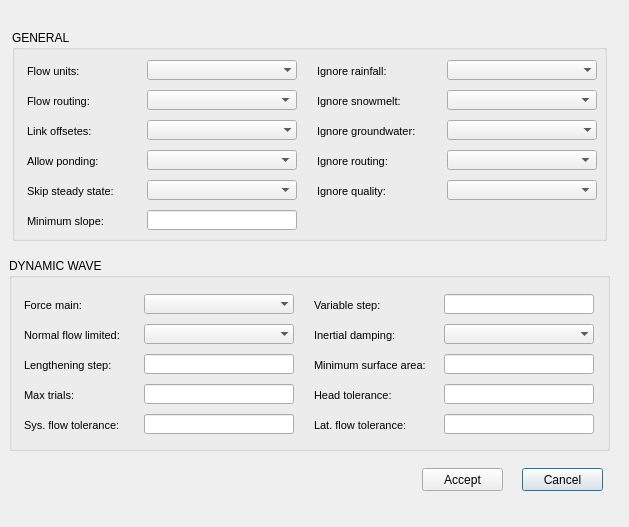
<?xml version="1.0" encoding="UTF-8"?>
<ui version="4.0">
 <class>ud_options</class>
 <widget class="QDialog" name="ud_options">
  <property name="geometry">
   <rect>
    <x>0</x>
    <y>0</y>
    <width>629</width>
    <height>527</height>
   </rect>
  </property>
  <property name="windowTitle">
   <string>Options</string>
  </property>
  <widget class="QPushButton" name="btn_cancel">
   <property name="geometry">
    <rect>
     <x>522</x>
     <y>468</y>
     <width>81</width>
     <height>23</height>
    </rect>
   </property>
   <property name="text">
    <string>Cancel</string>
   </property>
  </widget>
  <widget class="QPushButton" name="btn_accept">
   <property name="geometry">
    <rect>
     <x>422</x>
     <y>468</y>
     <width>81</width>
     <height>23</height>
    </rect>
   </property>
   <property name="text">
    <string>Accept</string>
   </property>
  </widget>
  <widget class="QGroupBox" name="groupBox">
   <property name="geometry">
    <rect>
     <x>9</x>
     <y>258</y>
     <width>601</width>
     <height>193</height>
    </rect>
   </property>
   <property name="title">
    <string>DYNAMIC WAVE</string>
   </property>
   <widget class="QLineEdit" name="lat_flow_tol">
    <property name="geometry">
     <rect>
      <x>435</x>
      <y>156</y>
      <width>150</width>
      <height>20</height>
     </rect>
    </property>
    <property name="font">
     <font>
      <italic>true</italic>
     </font>
    </property>
    <property name="text">
     <string/>
    </property>
   </widget>
   <widget class="QComboBox" name="normal_flow_limited">
    <property name="geometry">
     <rect>
      <x>135</x>
      <y>66</y>
      <width>150</width>
      <height>20</height>
     </rect>
    </property>
    <property name="autoFillBackground">
     <bool>true</bool>
    </property>
    <property name="maxVisibleItems">
     <number>8</number>
    </property>
    <property name="frame">
     <bool>false</bool>
    </property>
   </widget>
   <widget class="QLabel" name="label_sys_flow_tol">
    <property name="geometry">
     <rect>
      <x>15</x>
      <y>156</y>
      <width>121</width>
      <height>22</height>
     </rect>
    </property>
    <property name="font">
     <font>
      <pointsize>8</pointsize>
      <italic>false</italic>
     </font>
    </property>
    <property name="frameShape">
     <enum>QFrame::NoFrame</enum>
    </property>
    <property name="frameShadow">
     <enum>QFrame::Plain</enum>
    </property>
    <property name="text">
     <string>Sys. flow tolerance:</string>
    </property>
    <property name="textFormat">
     <enum>Qt::AutoText</enum>
    </property>
    <property name="scaledContents">
     <bool>false</bool>
    </property>
    <property name="alignment">
     <set>Qt::AlignLeading|Qt::AlignLeft|Qt::AlignVCenter</set>
    </property>
    <property name="margin">
     <number>3</number>
    </property>
   </widget>
   <widget class="QLineEdit" name="sys_flow_tol">
    <property name="geometry">
     <rect>
      <x>135</x>
      <y>156</y>
      <width>150</width>
      <height>20</height>
     </rect>
    </property>
    <property name="font">
     <font>
      <italic>true</italic>
     </font>
    </property>
    <property name="text">
     <string/>
    </property>
   </widget>
   <widget class="QLabel" name="label_min_surfarea">
    <property name="geometry">
     <rect>
      <x>305</x>
      <y>96</y>
      <width>127</width>
      <height>22</height>
     </rect>
    </property>
    <property name="font">
     <font>
      <pointsize>8</pointsize>
      <italic>false</italic>
     </font>
    </property>
    <property name="frameShape">
     <enum>QFrame::NoFrame</enum>
    </property>
    <property name="frameShadow">
     <enum>QFrame::Plain</enum>
    </property>
    <property name="text">
     <string>Minimum surface area:</string>
    </property>
    <property name="textFormat">
     <enum>Qt::AutoText</enum>
    </property>
    <property name="scaledContents">
     <bool>false</bool>
    </property>
    <property name="alignment">
     <set>Qt::AlignLeading|Qt::AlignLeft|Qt::AlignVCenter</set>
    </property>
    <property name="margin">
     <number>3</number>
    </property>
   </widget>
   <widget class="QLabel" name="label_max_trials">
    <property name="geometry">
     <rect>
      <x>15</x>
      <y>126</y>
      <width>118</width>
      <height>22</height>
     </rect>
    </property>
    <property name="font">
     <font>
      <pointsize>8</pointsize>
      <italic>false</italic>
     </font>
    </property>
    <property name="frameShape">
     <enum>QFrame::NoFrame</enum>
    </property>
    <property name="frameShadow">
     <enum>QFrame::Plain</enum>
    </property>
    <property name="text">
     <string>Max trials:</string>
    </property>
    <property name="textFormat">
     <enum>Qt::AutoText</enum>
    </property>
    <property name="scaledContents">
     <bool>false</bool>
    </property>
    <property name="alignment">
     <set>Qt::AlignLeading|Qt::AlignLeft|Qt::AlignVCenter</set>
    </property>
    <property name="margin">
     <number>3</number>
    </property>
   </widget>
   <widget class="QComboBox" name="force_main_equation">
    <property name="geometry">
     <rect>
      <x>135</x>
      <y>36</y>
      <width>150</width>
      <height>20</height>
     </rect>
    </property>
    <property name="autoFillBackground">
     <bool>true</bool>
    </property>
    <property name="maxVisibleItems">
     <number>8</number>
    </property>
    <property name="frame">
     <bool>false</bool>
    </property>
   </widget>
   <widget class="QLabel" name="label_lengthening_step">
    <property name="geometry">
     <rect>
      <x>15</x>
      <y>96</y>
      <width>115</width>
      <height>22</height>
     </rect>
    </property>
    <property name="font">
     <font>
      <pointsize>8</pointsize>
      <italic>false</italic>
     </font>
    </property>
    <property name="frameShape">
     <enum>QFrame::NoFrame</enum>
    </property>
    <property name="frameShadow">
     <enum>QFrame::Plain</enum>
    </property>
    <property name="text">
     <string>Lengthening step:</string>
    </property>
    <property name="textFormat">
     <enum>Qt::AutoText</enum>
    </property>
    <property name="scaledContents">
     <bool>false</bool>
    </property>
    <property name="alignment">
     <set>Qt::AlignLeading|Qt::AlignLeft|Qt::AlignVCenter</set>
    </property>
    <property name="margin">
     <number>3</number>
    </property>
   </widget>
   <widget class="QLineEdit" name="variable_step">
    <property name="geometry">
     <rect>
      <x>435</x>
      <y>36</y>
      <width>150</width>
      <height>20</height>
     </rect>
    </property>
    <property name="font">
     <font>
      <italic>true</italic>
     </font>
    </property>
    <property name="text">
     <string/>
    </property>
   </widget>
   <widget class="QLabel" name="label_head_tolerance">
    <property name="geometry">
     <rect>
      <x>305</x>
      <y>126</y>
      <width>121</width>
      <height>22</height>
     </rect>
    </property>
    <property name="font">
     <font>
      <pointsize>8</pointsize>
      <italic>false</italic>
     </font>
    </property>
    <property name="frameShape">
     <enum>QFrame::NoFrame</enum>
    </property>
    <property name="frameShadow">
     <enum>QFrame::Plain</enum>
    </property>
    <property name="text">
     <string>Head tolerance:</string>
    </property>
    <property name="textFormat">
     <enum>Qt::AutoText</enum>
    </property>
    <property name="scaledContents">
     <bool>false</bool>
    </property>
    <property name="alignment">
     <set>Qt::AlignLeading|Qt::AlignLeft|Qt::AlignVCenter</set>
    </property>
    <property name="margin">
     <number>3</number>
    </property>
   </widget>
   <widget class="QLineEdit" name="min_surfarea">
    <property name="geometry">
     <rect>
      <x>435</x>
      <y>96</y>
      <width>150</width>
      <height>20</height>
     </rect>
    </property>
    <property name="font">
     <font>
      <italic>true</italic>
     </font>
    </property>
    <property name="text">
     <string/>
    </property>
   </widget>
   <widget class="QLineEdit" name="head_tolerance">
    <property name="geometry">
     <rect>
      <x>435</x>
      <y>126</y>
      <width>150</width>
      <height>20</height>
     </rect>
    </property>
    <property name="font">
     <font>
      <italic>true</italic>
     </font>
    </property>
    <property name="text">
     <string/>
    </property>
   </widget>
   <widget class="QLabel" name="label_force_main_equation">
    <property name="geometry">
     <rect>
      <x>15</x>
      <y>36</y>
      <width>112</width>
      <height>22</height>
     </rect>
    </property>
    <property name="font">
     <font>
      <pointsize>8</pointsize>
      <italic>false</italic>
     </font>
    </property>
    <property name="frameShape">
     <enum>QFrame::NoFrame</enum>
    </property>
    <property name="frameShadow">
     <enum>QFrame::Plain</enum>
    </property>
    <property name="text">
     <string>Force main:</string>
    </property>
    <property name="textFormat">
     <enum>Qt::AutoText</enum>
    </property>
    <property name="scaledContents">
     <bool>false</bool>
    </property>
    <property name="alignment">
     <set>Qt::AlignLeading|Qt::AlignLeft|Qt::AlignVCenter</set>
    </property>
    <property name="margin">
     <number>3</number>
    </property>
   </widget>
   <widget class="QLineEdit" name="lengthening_step">
    <property name="geometry">
     <rect>
      <x>135</x>
      <y>96</y>
      <width>150</width>
      <height>20</height>
     </rect>
    </property>
    <property name="font">
     <font>
      <italic>true</italic>
     </font>
    </property>
    <property name="text">
     <string/>
    </property>
   </widget>
   <widget class="QLabel" name="label_lat_flow_tol">
    <property name="geometry">
     <rect>
      <x>305</x>
      <y>156</y>
      <width>121</width>
      <height>22</height>
     </rect>
    </property>
    <property name="font">
     <font>
      <pointsize>8</pointsize>
      <italic>false</italic>
     </font>
    </property>
    <property name="frameShape">
     <enum>QFrame::NoFrame</enum>
    </property>
    <property name="frameShadow">
     <enum>QFrame::Plain</enum>
    </property>
    <property name="text">
     <string>Lat. flow tolerance:</string>
    </property>
    <property name="textFormat">
     <enum>Qt::AutoText</enum>
    </property>
    <property name="scaledContents">
     <bool>false</bool>
    </property>
    <property name="alignment">
     <set>Qt::AlignLeading|Qt::AlignLeft|Qt::AlignVCenter</set>
    </property>
    <property name="margin">
     <number>3</number>
    </property>
   </widget>
   <widget class="QLabel" name="label_normal_flow_limited">
    <property name="geometry">
     <rect>
      <x>15</x>
      <y>66</y>
      <width>115</width>
      <height>22</height>
     </rect>
    </property>
    <property name="font">
     <font>
      <pointsize>8</pointsize>
      <italic>false</italic>
     </font>
    </property>
    <property name="frameShape">
     <enum>QFrame::NoFrame</enum>
    </property>
    <property name="frameShadow">
     <enum>QFrame::Plain</enum>
    </property>
    <property name="text">
     <string>Normal flow limited:</string>
    </property>
    <property name="textFormat">
     <enum>Qt::AutoText</enum>
    </property>
    <property name="scaledContents">
     <bool>false</bool>
    </property>
    <property name="alignment">
     <set>Qt::AlignLeading|Qt::AlignLeft|Qt::AlignVCenter</set>
    </property>
    <property name="margin">
     <number>3</number>
    </property>
   </widget>
   <widget class="QLabel" name="label_inertial_damping">
    <property name="geometry">
     <rect>
      <x>305</x>
      <y>66</y>
      <width>121</width>
      <height>22</height>
     </rect>
    </property>
    <property name="font">
     <font>
      <pointsize>8</pointsize>
      <italic>false</italic>
     </font>
    </property>
    <property name="frameShape">
     <enum>QFrame::NoFrame</enum>
    </property>
    <property name="frameShadow">
     <enum>QFrame::Plain</enum>
    </property>
    <property name="text">
     <string>Inertial damping:</string>
    </property>
    <property name="textFormat">
     <enum>Qt::AutoText</enum>
    </property>
    <property name="scaledContents">
     <bool>false</bool>
    </property>
    <property name="alignment">
     <set>Qt::AlignLeading|Qt::AlignLeft|Qt::AlignVCenter</set>
    </property>
    <property name="margin">
     <number>3</number>
    </property>
   </widget>
   <widget class="QLabel" name="label_variable_step">
    <property name="geometry">
     <rect>
      <x>305</x>
      <y>36</y>
      <width>118</width>
      <height>22</height>
     </rect>
    </property>
    <property name="font">
     <font>
      <pointsize>8</pointsize>
      <italic>false</italic>
     </font>
    </property>
    <property name="frameShape">
     <enum>QFrame::NoFrame</enum>
    </property>
    <property name="frameShadow">
     <enum>QFrame::Plain</enum>
    </property>
    <property name="text">
     <string>Variable step:</string>
    </property>
    <property name="textFormat">
     <enum>Qt::AutoText</enum>
    </property>
    <property name="scaledContents">
     <bool>false</bool>
    </property>
    <property name="alignment">
     <set>Qt::AlignLeading|Qt::AlignLeft|Qt::AlignVCenter</set>
    </property>
    <property name="margin">
     <number>3</number>
    </property>
   </widget>
   <widget class="QComboBox" name="inertial_damping">
    <property name="geometry">
     <rect>
      <x>435</x>
      <y>66</y>
      <width>150</width>
      <height>20</height>
     </rect>
    </property>
    <property name="autoFillBackground">
     <bool>true</bool>
    </property>
    <property name="maxVisibleItems">
     <number>8</number>
    </property>
    <property name="frame">
     <bool>false</bool>
    </property>
   </widget>
   <widget class="QLineEdit" name="max_trials">
    <property name="geometry">
     <rect>
      <x>135</x>
      <y>126</y>
      <width>150</width>
      <height>20</height>
     </rect>
    </property>
    <property name="font">
     <font>
      <italic>true</italic>
     </font>
    </property>
    <property name="text">
     <string/>
    </property>
   </widget>
  </widget>
  <widget class="QGroupBox" name="groupBox_2">
   <property name="geometry">
    <rect>
     <x>12</x>
     <y>30</y>
     <width>595</width>
     <height>211</height>
    </rect>
   </property>
   <property name="title">
    <string>GENERAL</string>
   </property>
   <widget class="QComboBox" name="skip_steady_state">
    <property name="geometry">
     <rect>
      <x>135</x>
      <y>150</y>
      <width>150</width>
      <height>20</height>
     </rect>
    </property>
   </widget>
   <widget class="QComboBox" name="link_offsets">
    <property name="geometry">
     <rect>
      <x>135</x>
      <y>90</y>
      <width>150</width>
      <height>20</height>
     </rect>
    </property>
    <property name="autoFillBackground">
     <bool>true</bool>
    </property>
    <property name="maxVisibleItems">
     <number>8</number>
    </property>
    <property name="frame">
     <bool>false</bool>
    </property>
   </widget>
   <widget class="QComboBox" name="ignore_quality">
    <property name="geometry">
     <rect>
      <x>435</x>
      <y>150</y>
      <width>150</width>
      <height>20</height>
     </rect>
    </property>
   </widget>
   <widget class="QLabel" name="label_link_offsets">
    <property name="geometry">
     <rect>
      <x>15</x>
      <y>90</y>
      <width>106</width>
      <height>22</height>
     </rect>
    </property>
    <property name="font">
     <font>
      <pointsize>8</pointsize>
      <italic>false</italic>
     </font>
    </property>
    <property name="frameShape">
     <enum>QFrame::NoFrame</enum>
    </property>
    <property name="frameShadow">
     <enum>QFrame::Plain</enum>
    </property>
    <property name="text">
     <string>Link offsetes:</string>
    </property>
    <property name="textFormat">
     <enum>Qt::AutoText</enum>
    </property>
    <property name="scaledContents">
     <bool>false</bool>
    </property>
    <property name="alignment">
     <set>Qt::AlignLeading|Qt::AlignLeft|Qt::AlignVCenter</set>
    </property>
    <property name="margin">
     <number>3</number>
    </property>
   </widget>
   <widget class="QLineEdit" name="min_slope">
    <property name="geometry">
     <rect>
      <x>135</x>
      <y>180</y>
      <width>150</width>
      <height>20</height>
     </rect>
    </property>
    <property name="font">
     <font>
      <italic>true</italic>
     </font>
    </property>
    <property name="text">
     <string/>
    </property>
   </widget>
   <widget class="QLabel" name="label_ignore_routing">
    <property name="geometry">
     <rect>
      <x>305</x>
      <y>120</y>
      <width>118</width>
      <height>22</height>
     </rect>
    </property>
    <property name="font">
     <font>
      <pointsize>8</pointsize>
      <italic>false</italic>
     </font>
    </property>
    <property name="frameShape">
     <enum>QFrame::NoFrame</enum>
    </property>
    <property name="frameShadow">
     <enum>QFrame::Plain</enum>
    </property>
    <property name="text">
     <string>Ignore routing:</string>
    </property>
    <property name="textFormat">
     <enum>Qt::AutoText</enum>
    </property>
    <property name="scaledContents">
     <bool>false</bool>
    </property>
    <property name="alignment">
     <set>Qt::AlignLeading|Qt::AlignLeft|Qt::AlignVCenter</set>
    </property>
    <property name="margin">
     <number>3</number>
    </property>
   </widget>
   <widget class="QLabel" name="label_ignore_snowmelt">
    <property name="geometry">
     <rect>
      <x>305</x>
      <y>60</y>
      <width>118</width>
      <height>22</height>
     </rect>
    </property>
    <property name="font">
     <font>
      <pointsize>8</pointsize>
      <italic>false</italic>
     </font>
    </property>
    <property name="frameShape">
     <enum>QFrame::NoFrame</enum>
    </property>
    <property name="frameShadow">
     <enum>QFrame::Plain</enum>
    </property>
    <property name="text">
     <string>Ignore snowmelt:</string>
    </property>
    <property name="textFormat">
     <enum>Qt::AutoText</enum>
    </property>
    <property name="scaledContents">
     <bool>false</bool>
    </property>
    <property name="alignment">
     <set>Qt::AlignLeading|Qt::AlignLeft|Qt::AlignVCenter</set>
    </property>
    <property name="margin">
     <number>3</number>
    </property>
   </widget>
   <widget class="QLabel" name="label_flow_units">
    <property name="geometry">
     <rect>
      <x>15</x>
      <y>30</y>
      <width>109</width>
      <height>22</height>
     </rect>
    </property>
    <property name="font">
     <font>
      <pointsize>8</pointsize>
      <italic>false</italic>
     </font>
    </property>
    <property name="frameShape">
     <enum>QFrame::NoFrame</enum>
    </property>
    <property name="frameShadow">
     <enum>QFrame::Plain</enum>
    </property>
    <property name="text">
     <string>Flow units:</string>
    </property>
    <property name="textFormat">
     <enum>Qt::AutoText</enum>
    </property>
    <property name="scaledContents">
     <bool>false</bool>
    </property>
    <property name="alignment">
     <set>Qt::AlignLeading|Qt::AlignLeft|Qt::AlignVCenter</set>
    </property>
    <property name="margin">
     <number>3</number>
    </property>
   </widget>
   <widget class="QComboBox" name="flow_routing">
    <property name="geometry">
     <rect>
      <x>135</x>
      <y>60</y>
      <width>150</width>
      <height>20</height>
     </rect>
    </property>
   </widget>
   <widget class="QComboBox" name="ignore_snowmelt">
    <property name="geometry">
     <rect>
      <x>435</x>
      <y>60</y>
      <width>150</width>
      <height>20</height>
     </rect>
    </property>
   </widget>
   <widget class="QComboBox" name="ignore_routing">
    <property name="geometry">
     <rect>
      <x>435</x>
      <y>120</y>
      <width>150</width>
      <height>20</height>
     </rect>
    </property>
   </widget>
   <widget class="QLabel" name="label_min_slope">
    <property name="geometry">
     <rect>
      <x>15</x>
      <y>180</y>
      <width>109</width>
      <height>22</height>
     </rect>
    </property>
    <property name="font">
     <font>
      <pointsize>8</pointsize>
      <italic>false</italic>
     </font>
    </property>
    <property name="frameShape">
     <enum>QFrame::NoFrame</enum>
    </property>
    <property name="frameShadow">
     <enum>QFrame::Plain</enum>
    </property>
    <property name="text">
     <string>Minimum slope:</string>
    </property>
    <property name="textFormat">
     <enum>Qt::AutoText</enum>
    </property>
    <property name="scaledContents">
     <bool>false</bool>
    </property>
    <property name="alignment">
     <set>Qt::AlignLeading|Qt::AlignLeft|Qt::AlignVCenter</set>
    </property>
    <property name="margin">
     <number>3</number>
    </property>
   </widget>
   <widget class="QLabel" name="label_ignore_quality">
    <property name="geometry">
     <rect>
      <x>305</x>
      <y>150</y>
      <width>118</width>
      <height>22</height>
     </rect>
    </property>
    <property name="font">
     <font>
      <pointsize>8</pointsize>
      <italic>false</italic>
     </font>
    </property>
    <property name="frameShape">
     <enum>QFrame::NoFrame</enum>
    </property>
    <property name="frameShadow">
     <enum>QFrame::Plain</enum>
    </property>
    <property name="text">
     <string>Ignore quality:</string>
    </property>
    <property name="textFormat">
     <enum>Qt::AutoText</enum>
    </property>
    <property name="scaledContents">
     <bool>false</bool>
    </property>
    <property name="alignment">
     <set>Qt::AlignLeading|Qt::AlignLeft|Qt::AlignVCenter</set>
    </property>
    <property name="margin">
     <number>3</number>
    </property>
   </widget>
   <widget class="QLabel" name="label_skip_steady_state">
    <property name="geometry">
     <rect>
      <x>15</x>
      <y>150</y>
      <width>112</width>
      <height>22</height>
     </rect>
    </property>
    <property name="font">
     <font>
      <pointsize>8</pointsize>
      <italic>false</italic>
     </font>
    </property>
    <property name="frameShape">
     <enum>QFrame::NoFrame</enum>
    </property>
    <property name="frameShadow">
     <enum>QFrame::Plain</enum>
    </property>
    <property name="text">
     <string>Skip steady state:</string>
    </property>
    <property name="textFormat">
     <enum>Qt::AutoText</enum>
    </property>
    <property name="scaledContents">
     <bool>false</bool>
    </property>
    <property name="alignment">
     <set>Qt::AlignLeading|Qt::AlignLeft|Qt::AlignVCenter</set>
    </property>
    <property name="margin">
     <number>3</number>
    </property>
   </widget>
   <widget class="QComboBox" name="ignore_rainfall">
    <property name="geometry">
     <rect>
      <x>435</x>
      <y>30</y>
      <width>150</width>
      <height>20</height>
     </rect>
    </property>
    <property name="autoFillBackground">
     <bool>true</bool>
    </property>
    <property name="maxVisibleItems">
     <number>8</number>
    </property>
    <property name="frame">
     <bool>false</bool>
    </property>
   </widget>
   <widget class="QComboBox" name="flow_units">
    <property name="geometry">
     <rect>
      <x>135</x>
      <y>30</y>
      <width>150</width>
      <height>20</height>
     </rect>
    </property>
    <property name="autoFillBackground">
     <bool>true</bool>
    </property>
    <property name="maxVisibleItems">
     <number>8</number>
    </property>
    <property name="frame">
     <bool>false</bool>
    </property>
   </widget>
   <widget class="QComboBox" name="ignore_groundwater">
    <property name="geometry">
     <rect>
      <x>435</x>
      <y>90</y>
      <width>150</width>
      <height>20</height>
     </rect>
    </property>
    <property name="autoFillBackground">
     <bool>true</bool>
    </property>
    <property name="maxVisibleItems">
     <number>8</number>
    </property>
    <property name="frame">
     <bool>false</bool>
    </property>
   </widget>
   <widget class="QLabel" name="label_allow_ponding">
    <property name="geometry">
     <rect>
      <x>15</x>
      <y>120</y>
      <width>112</width>
      <height>22</height>
     </rect>
    </property>
    <property name="font">
     <font>
      <pointsize>8</pointsize>
      <italic>false</italic>
     </font>
    </property>
    <property name="frameShape">
     <enum>QFrame::NoFrame</enum>
    </property>
    <property name="frameShadow">
     <enum>QFrame::Plain</enum>
    </property>
    <property name="text">
     <string>Allow ponding:</string>
    </property>
    <property name="textFormat">
     <enum>Qt::AutoText</enum>
    </property>
    <property name="scaledContents">
     <bool>false</bool>
    </property>
    <property name="alignment">
     <set>Qt::AlignLeading|Qt::AlignLeft|Qt::AlignVCenter</set>
    </property>
    <property name="margin">
     <number>3</number>
    </property>
   </widget>
   <widget class="QLabel" name="label_ignore_groundwater">
    <property name="geometry">
     <rect>
      <x>305</x>
      <y>90</y>
      <width>127</width>
      <height>22</height>
     </rect>
    </property>
    <property name="font">
     <font>
      <pointsize>8</pointsize>
      <italic>false</italic>
     </font>
    </property>
    <property name="frameShape">
     <enum>QFrame::NoFrame</enum>
    </property>
    <property name="frameShadow">
     <enum>QFrame::Plain</enum>
    </property>
    <property name="text">
     <string>Ignore groundwater:</string>
    </property>
    <property name="textFormat">
     <enum>Qt::AutoText</enum>
    </property>
    <property name="scaledContents">
     <bool>false</bool>
    </property>
    <property name="alignment">
     <set>Qt::AlignLeading|Qt::AlignLeft|Qt::AlignVCenter</set>
    </property>
    <property name="margin">
     <number>3</number>
    </property>
   </widget>
   <widget class="QComboBox" name="allow_ponding">
    <property name="geometry">
     <rect>
      <x>135</x>
      <y>120</y>
      <width>150</width>
      <height>20</height>
     </rect>
    </property>
   </widget>
   <widget class="QLabel" name="label_flow_routing">
    <property name="geometry">
     <rect>
      <x>15</x>
      <y>60</y>
      <width>109</width>
      <height>22</height>
     </rect>
    </property>
    <property name="font">
     <font>
      <pointsize>8</pointsize>
      <italic>false</italic>
     </font>
    </property>
    <property name="frameShape">
     <enum>QFrame::NoFrame</enum>
    </property>
    <property name="frameShadow">
     <enum>QFrame::Plain</enum>
    </property>
    <property name="text">
     <string>Flow routing:</string>
    </property>
    <property name="textFormat">
     <enum>Qt::AutoText</enum>
    </property>
    <property name="scaledContents">
     <bool>false</bool>
    </property>
    <property name="alignment">
     <set>Qt::AlignLeading|Qt::AlignLeft|Qt::AlignVCenter</set>
    </property>
    <property name="margin">
     <number>3</number>
    </property>
   </widget>
   <widget class="QLabel" name="label_ignore_rainfall">
    <property name="geometry">
     <rect>
      <x>305</x>
      <y>30</y>
      <width>121</width>
      <height>22</height>
     </rect>
    </property>
    <property name="font">
     <font>
      <pointsize>8</pointsize>
      <italic>false</italic>
     </font>
    </property>
    <property name="frameShape">
     <enum>QFrame::NoFrame</enum>
    </property>
    <property name="frameShadow">
     <enum>QFrame::Plain</enum>
    </property>
    <property name="text">
     <string>Ignore rainfall:</string>
    </property>
    <property name="textFormat">
     <enum>Qt::AutoText</enum>
    </property>
    <property name="scaledContents">
     <bool>false</bool>
    </property>
    <property name="alignment">
     <set>Qt::AlignLeading|Qt::AlignLeft|Qt::AlignVCenter</set>
    </property>
    <property name="margin">
     <number>3</number>
    </property>
   </widget>
  </widget>
 </widget>
 <tabstops>
  <tabstop>flow_units</tabstop>
  <tabstop>flow_routing</tabstop>
  <tabstop>link_offsets</tabstop>
  <tabstop>allow_ponding</tabstop>
  <tabstop>skip_steady_state</tabstop>
  <tabstop>min_slope</tabstop>
  <tabstop>ignore_rainfall</tabstop>
  <tabstop>ignore_snowmelt</tabstop>
  <tabstop>ignore_groundwater</tabstop>
  <tabstop>ignore_routing</tabstop>
  <tabstop>ignore_quality</tabstop>
  <tabstop>force_main_equation</tabstop>
  <tabstop>normal_flow_limited</tabstop>
  <tabstop>lengthening_step</tabstop>
  <tabstop>max_trials</tabstop>
  <tabstop>sys_flow_tol</tabstop>
  <tabstop>variable_step</tabstop>
  <tabstop>inertial_damping</tabstop>
  <tabstop>min_surfarea</tabstop>
  <tabstop>head_tolerance</tabstop>
  <tabstop>lat_flow_tol</tabstop>
 </tabstops>
 <resources/>
 <connections/>
</ui>
